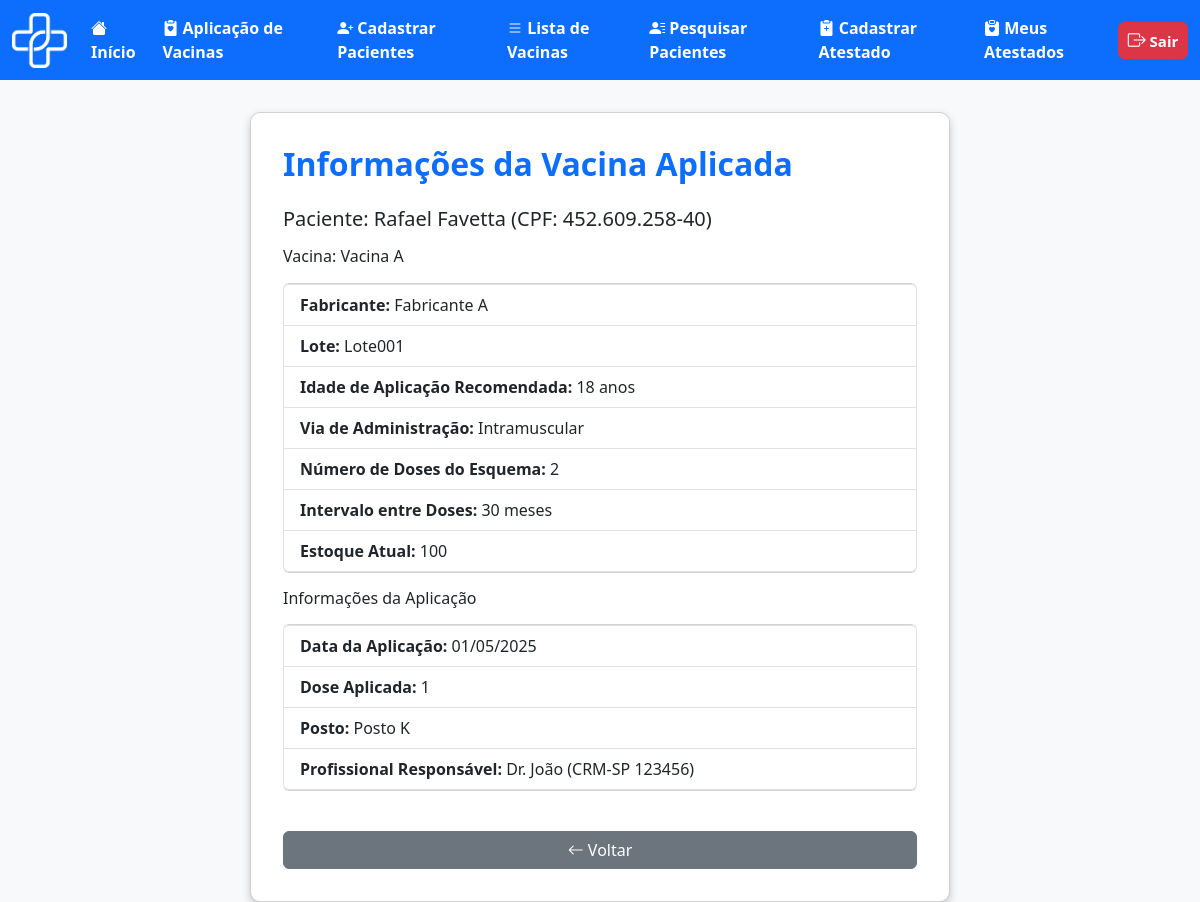
Page /medica/ver_vacina.php?id_aplica=1 (signed in) on the committed database.
### tables this page shows
CREATE TABLE `aplicacao` (
  `id_aplica` int(11) NOT NULL,
  `id_usuario` int(11) NOT NULL,
  `id_posto` int(11) NOT NULL,
  `id_medico` int(11) NOT NULL,
  `id_vaci` int(11) NOT NULL,
  `data_aplica` date NOT NULL,
  `dose_aplicad` int(1) DEFAULT NULL
);

CREATE TABLE `usuario` (
  `id_usuario` int(11) NOT NULL,
  `nome_usuario` varchar(100) NOT NULL,
  `cpf` varchar(11) NOT NULL,
  `email_usuario` varchar(100) NOT NULL,
  `tel_usuario` varchar(11) NOT NULL,
  `genero_usuario` char(1) NOT NULL CHECK (`genero_usuario` in ('M','F','O')),
  `naci_usuario` date NOT NULL,
  `peso_usuario` decimal(5,2) NOT NULL,
  `tipo_sang_usuario` varchar(3) NOT NULL,
  `med_usuario` varchar(100) NOT NULL,
  `doen_usuario` varchar(255) NOT NULL,
  `ale_usuario` varchar(255) NOT NULL,
  `cep_usuario` varchar(8) NOT NULL,
  `nc_usuario` int(10) NOT NULL,
  `senha` varchar(100) NOT NULL
);

CREATE TABLE `vacina` (
  `id_vaci` int(11) NOT NULL,
  `nome_vaci` varchar(100) NOT NULL,
  `fabri_vaci` varchar(100) NOT NULL,
  `lote_vaci` varchar(50) NOT NULL,
  `idade_aplica` int(3) NOT NULL,
  `via_adimicao` varchar(50) NOT NULL,
  `n_dose` int(1) NOT NULL,
  `intervalo_dose` int(11) NOT NULL,
  `estoque` int(11) NOT NULL
);

CREATE TABLE `posto` (
  `id_posto` int(11) NOT NULL,
  `nome_posto` varchar(100) NOT NULL,
  `cep_posto` int(8) NOT NULL,
  `n_posto` int(10) NOT NULL
);

CREATE TABLE `medico` (
  `id_medico` int(11) NOT NULL,
  `nome_medico` varchar(100) NOT NULL,
  `cpf` varchar(11) NOT NULL,
  `email_medico` varchar(100) NOT NULL,
  `tel_medico` varchar(11) NOT NULL,
  `coren_crm` varchar(20) NOT NULL,
  `tipo_medico` varchar(50) NOT NULL,
  `naci_medico` date NOT NULL,
  `id_posto` int(11) NOT NULL,
  `senha` varchar(100) NOT NULL
);

### medica/ver_vacina.php (the view, shortened to what this page needs)
<?php
include('../outros/db_connect.php');
function formatarCPF($cpf)
{
    return preg_replace("/(\d{3})(\d{3})(\d{3})(\d{2})/", "$1.$2.$3-$4", $cpf);
}
$id_aplica = isset($_GET['id_aplica']) ? intval($_GET['id_aplica']) : 0;
$id_vaci = isset($_GET['id_vaci']) ? intval($_GET['id_vaci']) : 0;
if ($id_aplica > 0) {
    $sql = "SELECT
                a.*,
                v.nome_vaci, v.fabri_vaci, v.lote_vaci, v.idade_aplica, v.via_adimicao, v.n_dose, v.intervalo_dose, v.estoque,
                u.nome_usuario, u.cpf, u.email_usuario,
                p.nome_posto,
                m.nome_medico, m.coren_crm
            FROM aplicacao a
            JOIN vacina v ON a.id_vaci = v.id_vaci
            JOIN usuario u ON a.id_usuario = u.id_usuario
            JOIN posto p ON a.id_posto = p.id_posto
            JOIN medico m ON a.id_medico = m.id_medico
            WHERE a.id_aplica = ?";
    $stmt = $conn->prepare($sql);
    $stmt->bind_param("i", $id_aplica);
    $stmt->execute();
    $result = $stmt->get_result();
    $row = $result->fetch_assoc();
    $data_aplica = !empty($row['data_aplica']) ? date('d/m/Y', strtotime($row['data_aplica'])) : '';
    $dose_aplicad = isset($row['dose_aplicad']) ? $row['dose_aplicad'] : '';
} else {
    echo "Vacina ou aplicação não especificada.";
    exit;
}
?>
<!DOCTYPE html>
<html lang="pt-BR">
<head>
    <link href="https://cdn.jsdelivr.net/npm/bootstrap@5.3.0/dist/css/bootstrap.min.css" rel="stylesheet">
    <link href="https://cdn.jsdelivr.net/npm/bootstrap-icons/font/bootstrap-icons.css" rel="stylesheet">
</head>
<body>
    <nav class="navbar navbar-expand-lg bg-primary" data-bs-theme="dark">
        <div class="container-fluid">
            <div class="d-flex align-items-center">
                <img src="../img/logo_vetor.png" alt="Logo DigitalVac" width="55" height="55" class="me-3">
            </div>
            <div class="collapse navbar-collapse" id="navbarNavAltMarkup">
                <div class="navbar-nav">
                    <a class="nav-link active fs-6 fw-bold" href="telainicio.php">
                        <i class="bi bi-house-fill"></i> Início
                    </a>
                    <a class="nav-link active fs-6 fw-bold" href="cadastroaplic.php">
                        <i class="bi bi-clipboard2-heart-fill"></i> Aplicação de Vacinas
                    </a>
                    <a class="nav-link active fs-6 fw-bold" href="cadastropac.html">
                        <i class="bi bi-person-plus-fill"></i> Cadastrar Pacientes
                    </a>
                    <a class="nav-link active fs-6 fw-bold" href="listavac.php">
                        <i class="bi bi-list"></i> Lista de Vacinas
                    </a>
                    <a class="nav-link active fs-6 fw-bold" href="pesquisa_paciente.php">
                        <i class="bi bi-person-lines-fill"></i> Pesquisar Pacientes
                    </a>
                    <a class="nav-link active fs-6 fw-bold" href="cadastroatestado.php">
                        <i class="bi bi-clipboard2-plus-fill"></i> Cadastrar Atestado
                    </a>
                    <a class="nav-link active fs-6 fw-bold" href="atestado_medico.php">
                        <i class="bi bi-clipboard-heart-fill"></i> Meus Atestados
                    </a>
                </div>
                <ul class="navbar-nav ms-auto">
                    <li class="nav-item">
                        <a class="btn btn-danger fw-bold px-2 py-1" style="font-size: 15px; min-width: 70px;"
                            href="../outros/sair.php">
                            <i class="bi bi-box-arrow-right" style="font-size: 18px;"></i> Sair
                        </a>
                    </li>
                </ul>
            </div>
        </div>
    </nav>
    <div class="container">
        <div class="card mx-auto" style="max-width: 700px;">
            <h2 class="card-title mb-4">
                <?php if ($id_aplica > 0): ?>
                    Informações da Vacina Aplicada
                <?php else: ?>
                    Informações da Vacina
                <?php endif; ?>
            </h2>
            <?php if ($id_aplica > 0): ?>
                <h5 class="mb-3">Paciente: <?php echo htmlspecialchars($row['nome_usuario']); ?> (CPF:
                    <?php echo htmlspecialchars(formatarCPF($row['cpf'])); ?>)</h5>
            <?php endif; ?>
            <h6 class="mb-3">Vacina: <?php echo htmlspecialchars($row['nome_vaci']); ?></h6>
            <ul class="list-group mb-3">
                <li class="list-group-item"><strong>Fabricante:</strong>
                    <?php echo htmlspecialchars($row['fabri_vaci']); ?></li>
                <li class="list-group-item"><strong>Lote:</strong> <?php echo htmlspecialchars($row['lote_vaci']); ?>
                </li>
                <li class="list-group-item"><strong>Idade de Aplicação Recomendada:</strong>
                    <?php echo htmlspecialchars($row['idade_aplica']); ?> anos</li>
                <li class="list-group-item"><strong>Via de Administração:</strong>
                    <?php echo htmlspecialchars($row['via_adimicao']); ?></li>
                <li class="list-group-item"><strong>Número de Doses do Esquema:</strong>
                    <?php echo htmlspecialchars($row['n_dose']); ?></li>
                <li class="list-group-item"><strong>Intervalo entre Doses:</strong>
                    <?php echo htmlspecialchars($row['intervalo_dose']); ?> meses</li>
                <li class="list-group-item"><strong>Estoque Atual:</strong>
                    <?php echo htmlspecialchars($row['estoque']); ?></li>
            </ul>
            <?php if ($id_aplica > 0): ?>
                <h6 class="mb-3">Informações da Aplicação</h6>
                <ul class="list-group mb-3">
                    <li class="list-group-item"><strong>Data da Aplicação:</strong>
                        <?php echo htmlspecialchars($data_aplica); ?></li>
                    <li class="list-group-item"><strong>Dose Aplicada:</strong>
                        <?php echo htmlspecialchars($dose_aplicad); ?></li>
                    <li class="list-group-item"><strong>Posto:</strong> <?php echo htmlspecialchars($row['nome_posto']); ?>
                    </li>
                    <li class="list-group-item"><strong>Profissional Responsável:</strong>
                        <?php
                        echo htmlspecialchars($row['nome_medico']);
                        $coren = trim($row['coren_crm']);
                        if (preg_match('/^(COREN|CRM)[\s\-]*([A-Z]{2})[\s\-]*(\d+)$/i', $coren, $m)) {
                            $coren_formatado = strtoupper($m[1]) . '-' . strtoupper($m[2]) . ' ' . $m[3];
                        } elseif (preg_match('/^([A-Z\-]+)\s*(\d+)$/i', $coren, $m)) {
                            $coren_formatado = strtoupper($m[1]) . ' ' . $m[2];
                        } else {
                            $coren_formatado = $coren;
                        }
                        echo ' (' . htmlspecialchars($coren_formatado) . ')';
                        ?>
                    </li>
                </ul>
            <?php endif; ?>
            <a href="javascript:history.back()" class="btn btn-secondary btn-back"><i class="bi bi-arrow-left"></i>
                Voltar</a>
        </div>
    </div>
</body>
</html>

### medica/ver_vacina.php (style rules this page uses)
body { background-color: #f8f9fa; }
.card { background: white; border-radius: 10px; box-shadow: 0 4px 8px rgba(0, 0, 0, 0.2); padding: 32px; margin-top: 32px; }
.card-title { color: #0d6efd; font-weight: bold; }
.btn-back { margin-top: 24px; }

### rows in the picture
aplicacao: id_usuario.nome_usuario "Rafael Favetta", id_usuario.cpf "452.609.258-40", id_vaci.nome_vaci "Vacina A", id_vaci.fabri_vaci "Fabricante A", id_vaci.lote_vaci "Lote001", id_vaci.idade_aplica "18", id_vaci.via_adimicao "Intramuscular", id_vaci.n_dose "2", id_vaci.intervalo_dose "30", id_vaci.estoque "100", data_aplica "01/05/2025", dose_aplicad "1", id_posto.nome_posto "Posto K", id_medico.nome_medico "Dr. João"

### other values in the picture
$coren_formatado "CRM-SP 123456"
